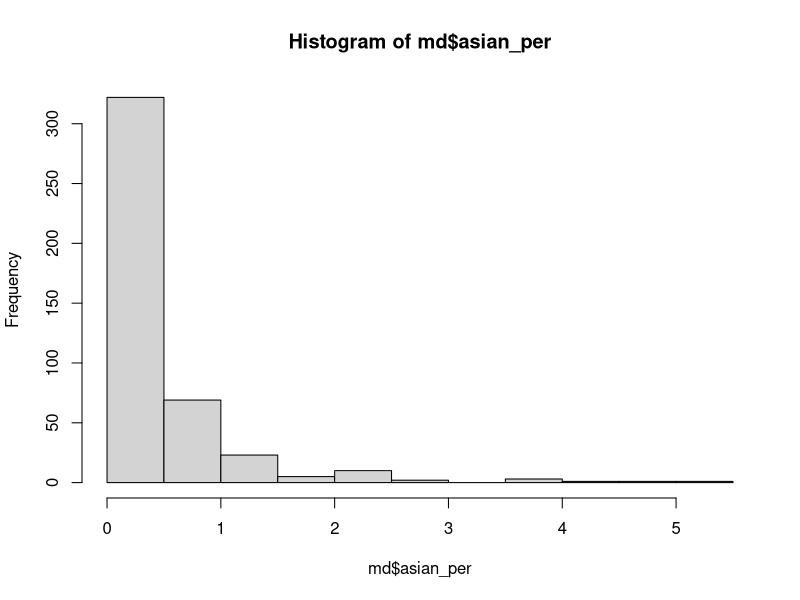
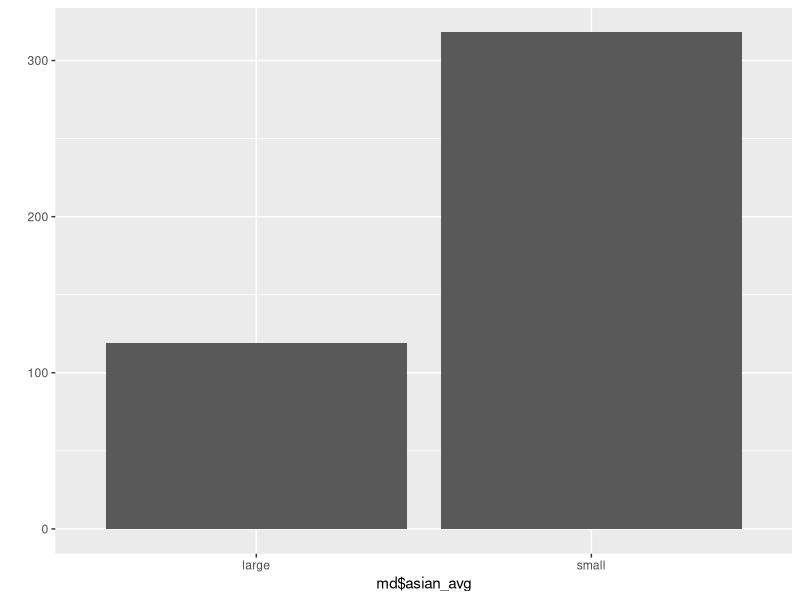

R code for these plots, in order:
library(ggplot2)
library(dplyr)

midwest_raw = as.data.frame(ggplot2::midwest)
md <- midwest_raw

summary(md)

md <- rename(md, total = poptotal)
md <- rename(md, asian = popasian)

md$asian_per <- (md$asian/md$total)*100
hist(md$asian_per)

mean(md$asian_per)
md$asian_avg <- ifelse(md$asian_per > mean(md$asian_per), "large", "small")

table(md$asian_avg)
qplot(md$asian_avg)